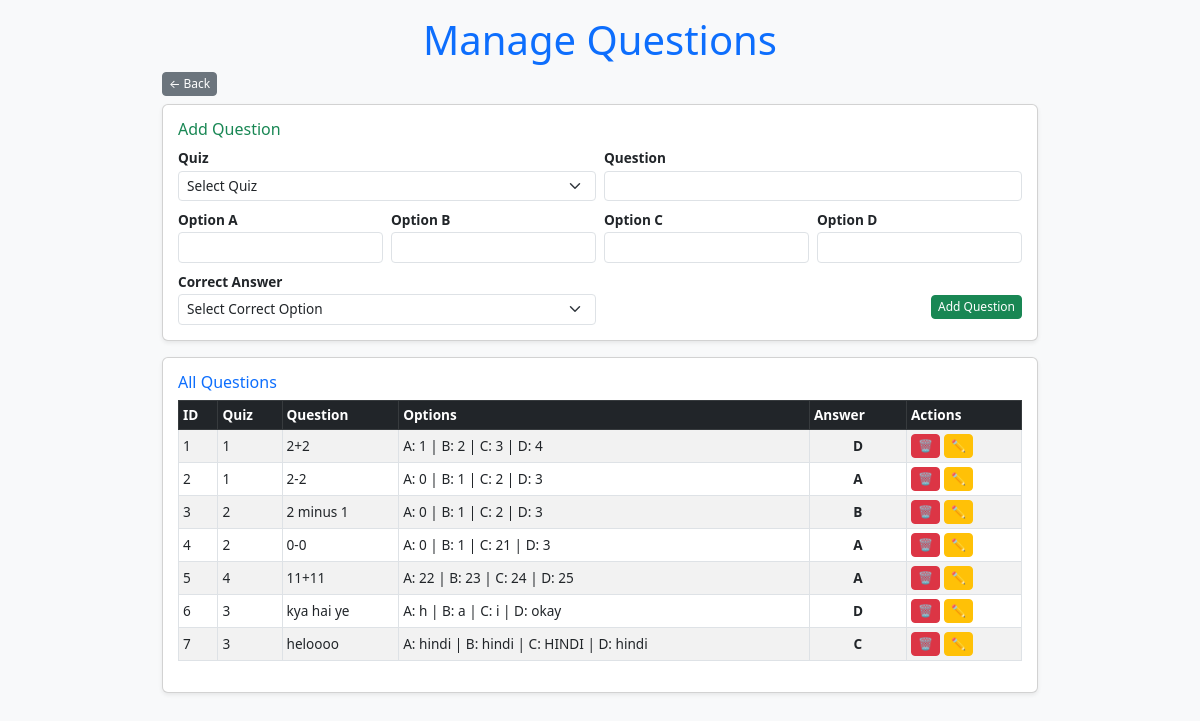
/manage_questions (signed in), run on an earlier commit of the app's database.
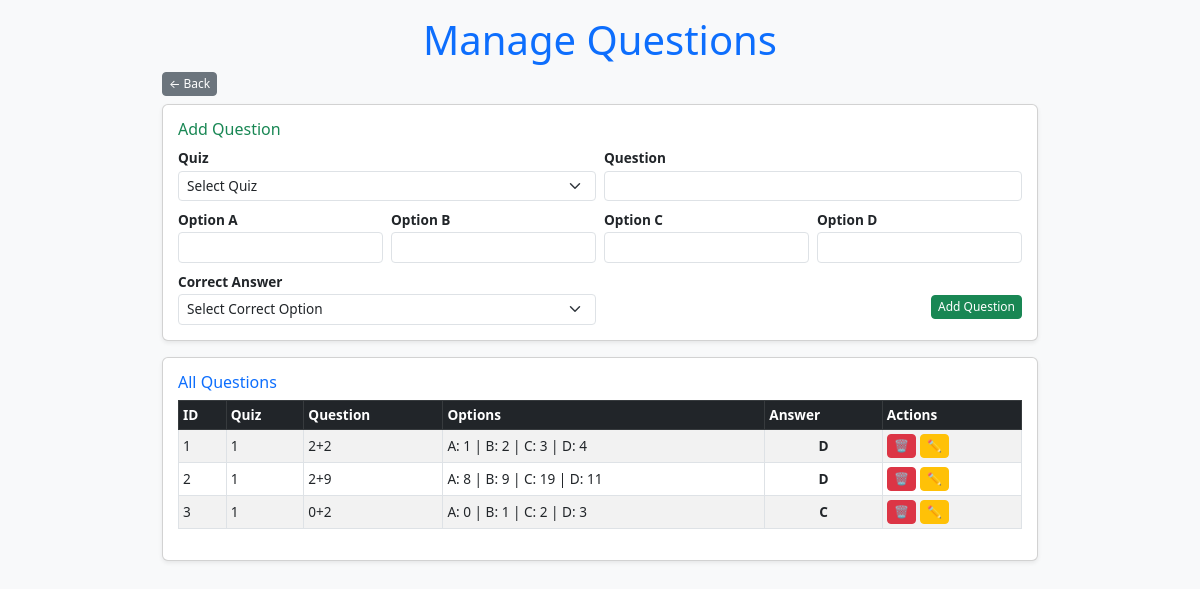
And on a later commit of the database.
### models/models.py (models this page shows)
class Question(db.Model):
    id = db.Column(db.Integer, primary_key=True)
    quiz_id = db.Column(db.Integer, db.ForeignKey('quiz.id', ondelete='CASCADE'), nullable=False)
    question_statement = db.Column(db.Text, nullable=False)
    optionA = db.Column(db.String(255), nullable=False)
    optionB = db.Column(db.String(255), nullable=False)
    optionC = db.Column(db.String(255), nullable=False)
    optionD = db.Column(db.String(255), nullable=False)
    correct_option = db.Column(db.String(1), nullable=False)

class Quiz(db.Model):
    id = db.Column(db.Integer, primary_key=True)
    chapter_id = db.Column(db.Integer, db.ForeignKey('chapter.id', ondelete='CASCADE'), nullable=False)
    date_of_quiz = db.Column(db.Date, nullable=False)
    time_duration = db.Column(db.Integer, nullable=False)  # Store duration in minutes
    remarks = db.Column(db.Text, unique=True, nullable=False)
    questions = db.relationship('Question', backref='quiz', lazy=True, cascade="all, delete-orphan")
    quiz_scores = db.relationship('QuizScore', backref='quiz', cascade="all, delete-orphan")
    user_responses = db.relationship('UserResponse', backref='quiz', cascade="all, delete-orphan")

### app.py (the view, shortened to what this page needs)
@app.route('/manage_questions', methods=['GET', 'POST'])
def manage_questions():
    if 'admin_logged_in' not in session:
        return redirect(url_for('auth.admin_login'))
    quizzes = Quiz.query.all()
    questions = Question.query.all()
    return render_template('manage_questions.html', quizzes=quizzes, questions=questions)

### templates/manage_questions.html (shortened to what the changed rows need)
<!DOCTYPE html>
<html lang="en">
<head>
    <link href="https://cdn.jsdelivr.net/npm/bootstrap@5.3.0/dist/css/bootstrap.min.css" rel="stylesheet">
</head>
<body class="bg-light">
    {% include 'toastr.html' %}
<div class="container my-3">
    <h1 class="text-center text-primary mb-2">Manage Questions</h1>
    <div class="card shadow-sm">
        <div class="table-responsive">
            <table class="table table-striped table-bordered">
                <thead class="table-dark">
                    <tr>
                        <th>ID</th>
                        <th>Quiz</th>
                        <th>Question</th>
                        <th>Options</th>
                        <th>Answer</th>
                        <th>Actions</th>
                    </tr>
                </thead>
                <tbody>
                    {% for question in questions %}
                    <tr>
                        <td>{{ question.id }}</td>
                        <td>{{ question.quiz.id }}</td>
                        <td class="text-truncate" style="max-width: 150px;">{{ question.question_statement }}</td>
                        <td class="small">
                            A: {{ question.optionA }} |
                            B: {{ question.optionB }} |
                            C: {{ question.optionC }} |
                            D: {{ question.optionD }}
                        </td>
                        <td class="fw-bold text-center">{{ question.correct_option }}</td>
                        <td class="text-center">
                            <div class="d-flex gap-1">
                                <form method="POST" action="{{ url_for('manage_questions') }}">
                                    <button type="submit" class="btn btn-danger btn-sm" onclick="return confirm('Are you sure?')">🗑</button>
                                </form>
                                <a href="{{ url_for('edit_question', question_id=question.id) }}" class="btn btn-warning btn-sm">✏</a>
                            </div>
                        </td>
                    </tr>
                    {% endfor %}
                </tbody>
            </table>
        </div>
    </div>
</div>
</body>
</html>

What changed in the data, as far as the page shows it:
removed Question: id "4", quiz.id "2", question_statement "0-0", optionA "0", optionB "1", optionC "21", optionD "3", correct_option "A"
removed Question: id "5", quiz.id "4", question_statement "11+11", optionA "22", optionB "23", optionC "24", optionD "25", correct_option "A"
removed Question: id "6", quiz.id "3", question_statement "kya hai ye", optionA "h", optionB "a", optionC "i", optionD "okay", correct_option "D"
removed Question: id "7", quiz.id "3", question_statement "heloooo", optionA "hindi", optionB "hindi", optionC "HINDI", optionD "hindi", correct_option "C"
changed Question id 2: question_statement "2-2" → "2+9"; optionA "0" → "8"; optionB "1" → "9"; optionC "2" → "19"; optionD "3" → "11"; correct_option "A" → "D"
changed Question id 3: quiz.id "2" → "1"; question_statement "2 minus 1" → "0+2"; correct_option "B" → "C"
